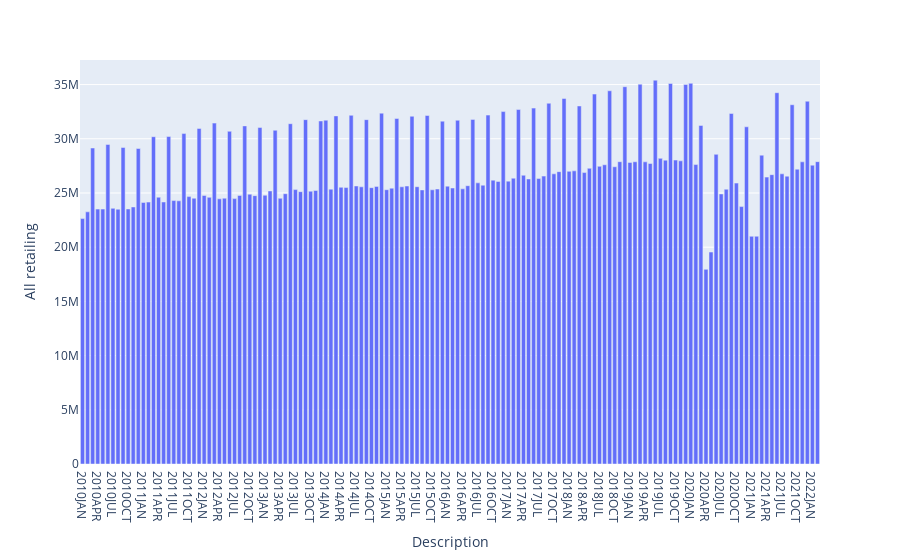

The notebook cell saved with this chart:
### Code cell
import plotly.express as px # barhcart to show value of sales across selected timeline
# across all sub-sectors of retail
dfb = df1_subset
df = px.data.tips()
fig = px.bar(dfb, x='Description', y='All retailing')
fig.show()

### Figure 1 — Plotly figure (JSON) as saved in the notebook; plotly's stock layout.template omitted (floating-point values rounded to 4 significant figures; data arrays with more than 128 entries replaced by an {"elided": "..."} marker saying what was removed)
{"data": [{"alignmentgroup": "True", "hovertemplate": "Description=%{x}<br>All retailing=%{y}<extra></extra>", "legendgroup": "", "marker": {"color": "#636efa", "pattern": {"shape": ""}}, "name": "", "offsetgroup": "", "orientation": "v", "showlegend": false, "textposition": "auto", "type": "bar", "x": {"elided": "146 str values"}, "xaxis": "x", "y": {"elided": "146 int values"}, "yaxis": "y"}], "layout": {"barmode": "relative", "legend": {"tracegroupgap": 0}, "margin": {"t": 60}, "xaxis": {"anchor": "y", "domain": [0, 1], "title": {"text": "Description"}}, "yaxis": {"anchor": "x", "domain": [0, 1], "title": {"text": "All retailing"}}}}
